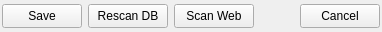
         <widget class="QFrame" name="horizontalFrame">
          <property name="minimumSize">
           <size>
            <width>0</width>
            <height>32</height>
           </size>
          </property>
          <property name="maximumSize">
           <size>
            <width>16777215</width>
            <height>32</height>
           </size>
          </property>
          <layout class="QHBoxLayout" name="horizontalLayout">
           <property name="leftMargin">
            <number>2</number>
           </property>
           <property name="topMargin">
            <number>2</number>
           </property>
           <property name="rightMargin">
            <number>2</number>
           </property>
           <property name="bottomMargin">
            <number>2</number>
           </property>
           <item>
            <widget class="QPushButton" name="MDE_PSB_save">
             <property name="minimumSize">
              <size>
               <width>0</width>
               <height>24</height>
              </size>
             </property>
             <property name="text">
              <string>Save</string>
             </property>
            </widget>
           </item>
           <item>
            <widget class="QPushButton" name="MDE_PSB_rescan">
             <property name="minimumSize">
              <size>
               <width>0</width>
               <height>24</height>
              </size>
             </property>
             <property name="text">
              <string>Rescan DB</string>
             </property>
            </widget>
           </item>
           <item>
            <widget class="QPushButton" name="MDE_PSB_scanweb">
             <property name="minimumSize">
              <size>
               <width>0</width>
               <height>24</height>
              </size>
             </property>
             <property name="text">
              <string>Scan Web</string>
             </property>
            </widget>
           </item>
           <item>
            <spacer name="horizontalSpacer_2">
             <property name="orientation">
              <enum>Qt::Horizontal</enum>
             </property>
             <property name="sizeHint" stdset="0">
              <size>
               <width>40</width>
               <height>20</height>
              </size>
             </property>
            </spacer>
           </item>
           <item>
            <widget class="QPushButton" name="MDE_PSB_cancel">
             <property name="minimumSize">
              <size>
               <width>0</width>
               <height>24</height>
              </size>
             </property>
             <property name="text">
              <string>Cancel</string>
             </property>
            </widget>
           </item>
          </layout>
         </widget>
